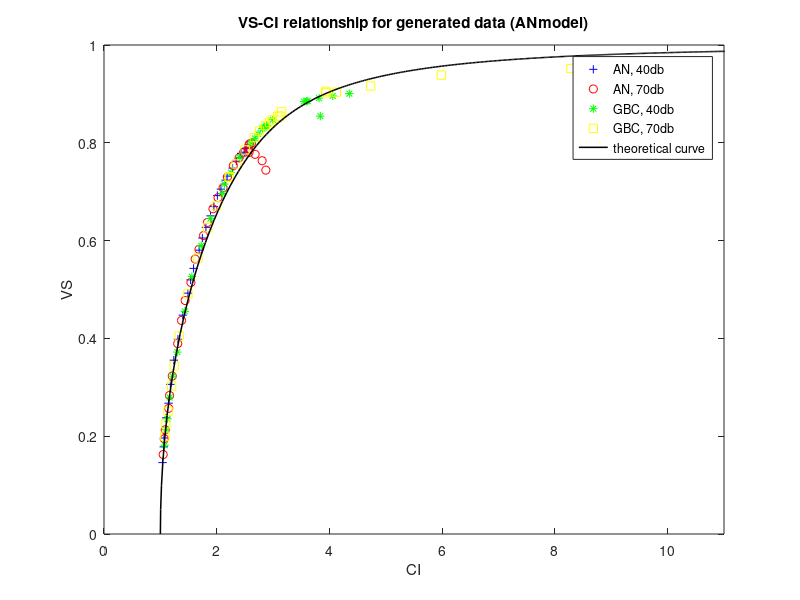

Source code (MATLAB):
%%%%%%%%%%%%%%%%%%%%%%%%%%%%%%%%%%%%%%%%%%%%%%%%%%%%%%%%%%%%%%%%%%%%%%%%%%%
% This script creates the VS-CI plot for the non-AM ANmodel data. The data
% have been preprocessed in ANmodel_restructureData.m. Here, the VS and CI
% values are plotted against each other (color coded for AN/ GBC, 40db/
% 70db). Furthermore, the theoretical values are drawn into the same plot.
%%%%%%%%%%%%%%%%%%%%%%%%%%%%%%%%%%%%%%%%%%%%%%%%%%%%%%%%%%%%%%%%%%%%%%%%%%%

%% 0. Load the data (further reference: analysis_AN_GBC.m) 
load("VSCI_ANmodel.mat")

%% 1. Sample the theoretical VS-CI relationship (for plot)
kappa = 0:0.1:40;
% Nk = length(kappa);
VStheo = besseli(1,kappa) ./ besseli(0,kappa);
CItheo = besseli(0,2*kappa) ./ (besseli(0,kappa)).^2;

%% 2. Plot the results
figure
plot(VSCI_AN40(:,2), VSCI_AN40(:,1), 'b+')  % AN 40db
hold on
plot(VSCI_AN70(:,2), VSCI_AN70(:,1), 'ro')  % AN 70db
plot(VSCI_GBC40(:,2), VSCI_GBC40(:,1), 'g*')  % GBC 40db
plot(VSCI_GBC70(:,2), VSCI_GBC70(:,1), 'ys')  % GBC 70db
plot(CItheo, VStheo, '-', 'LineWidth', 1.1, 'color', 'k')  % theo VS-CI

title("VS-CI relationship for generated data (ANmodel)")
xlabel("CI")
ylabel("VS")
xlim([0 11])
ylim([0 1])
legend("AN, 40db","AN, 70db","GBC, 40db","GBC, 70db", ...
    "theoretical curve", 'Location', 'best')